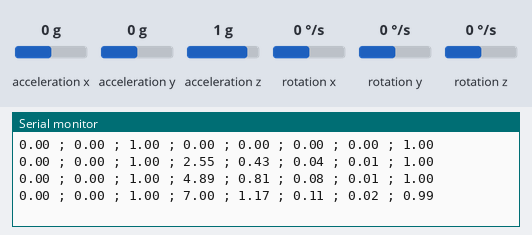
Simulated run of this sketch. Board: Arduino Uno, built with avr-gcc and run on an emulated ATmega328P. Shown: the last lines printed to the serial monitor. Wiring (inferred from the names in the program): ADXL345 accelerometer at I2C address 0x53; ITG-3200 gyroscope at I2C address 0x68. The inputs (shaded band) are chosen by the test bench; at power-on: acceleration z 1 g, acceleration x 0 g, acceleration y 0 g, rotation x 0 °/s, rotation y 0 °/s, rotation z 0 °/s.

Above: at 1.2 s.
1.3 s: acceleration z set to 0 g
At 1.75 s:
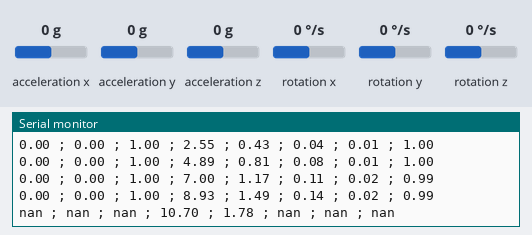
3.3 s: acceleration x set to -1.4 g
At 3.57 s:
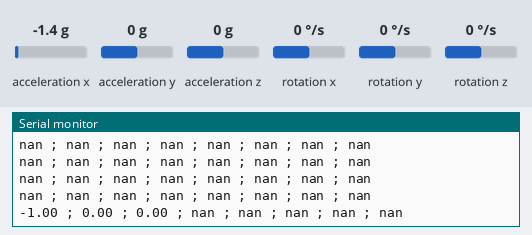
5.4 s: acceleration y set to -1.4 g
At 5.4 s:
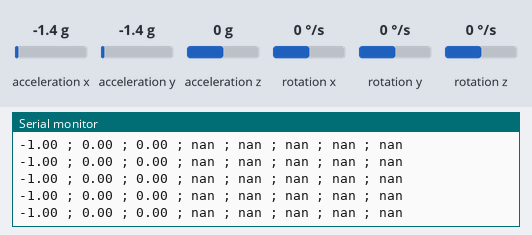

Measured:
- after the input at 1.3 s, the serial monitor: prints a new line after 0.24 s (image 1)
- after the input at 3.3 s, the serial monitor: prints a new line after 0.07 s (image 2)

The sketch:

Test_6DOF_sensor.ino
```cpp
#include <Wire.h> //I2C library

//Accelerometer ADXL345 parameters
#define ACC 0x53  //ADXL address
#define ACC_POWER_CTL 0x2D
#define ACC_REG_ADDRESS 0x32 //first axis-acceleration-data register on the ADXL245
#define ACC_TO_READ 6 //number of bytes to be read each time (2 bytes each axis)

//Gyroscope ITG3200 parameters
#define GYRO 0x68 //ITG3200 address
#define G_SMPLRT_DIV 0x15
#define G_DLPF_FS 0x16
#define G_INT_CFG 0x17
#define G_PWR_MGM 0x3E
#define G_REG_ADDRESS 0x1B
#define G_TO_READ 8 //number of bytes to be read each time (2 bytes each axis)

// offsets are chip specific.
int g_offx = 120;
int g_offy = 20;
int g_offz = 93;

boolean firstSample = true;

float RwAcc[3];  //projection of normalized gravitation force vector on x/y/z axis, as measured by accelerometer
float Gyro_ds[3]; //Gyro readings
float RwGyro[3];        //Rw obtained from last estimated value and gyro movement
float Awz[2];           //angles between projection of R on XZ/YZ plane and Z axis (deg)
float RwEst[3];

int lastTime = 0;
int interval = 0;
float wGyro = 10.0;

//initializes the Accelerometer
 /*****************************************
  * ADXL345
  * WAKE_UP set, with 8Hz frequency
  * AUTO_SLEEP set and MEASURE set.
  ******************************************/
void initAccelerometer() {
  byte val;
  Wire.beginTransmission(ACC); //start transmission to ACC
  Wire.write(ACC_POWER_CTL);        // send register address
  val = 0;
  Wire.write(val);
  Wire.endTransmission();
  Wire.beginTransmission(ACC); //start transmission to ACC
  Wire.write(ACC_POWER_CTL);        // send register address
  val = 8;
  Wire.write(val);
  Wire.endTransmission();
}

/**************************************
  Accelerometer ADXL345 I2C
  registers:
  x axis MSB = 32, x axis LSB = 33
  y axis MSB = 34, y axis LSB = 35
  z axis MSB = 36, z axis LSB = 37
  *************************************/
void getAccelerometerData(int *result) {
  byte buff[ACC_TO_READ];
  Wire.beginTransmission(ACC); //start transmission to ACC
  Wire.write(ACC_REG_ADDRESS);        //sends address to read from
  Wire.endTransmission(); //end transmission

  Wire.beginTransmission(ACC); //start transmission to ACC
  Wire.requestFrom(ACC, ACC_TO_READ);    // request 6 bytes from ACC

  int i = 0;
  while(Wire.available())    //ACC may send less than requested (abnormal)
  {
    buff[i] = Wire.read(); // receive a byte
    i++;
  }
  Wire.endTransmission(); //end transmission
  result[0] = (( buff[1] << 8) | buff[0]);
  result[1] = (( buff[3] << 8) | buff[2]);
  result[2] = (( buff[5] << 8) | buff[4]);
}

void rawAccToG(int *raw, float * RwAcc) {
  RwAcc[0] = ( (float) raw[0]) / 256.0;
  RwAcc[1] = ( (float) raw[1]) / 256.0;
  RwAcc[2] = ( (float) raw[2]) / 256.0;
}

//initializes the gyroscope
 /*****************************************
  * ITG 3200
  * power management set to:
  * clock select = internal oscillator
  *     no reset, no sleep mode
  *   no standby mode
  * sample rate to = 125Hz
  * parameter to +/- 2000 degrees/sec
  * low pass filter = 5Hz
  * no interrupt
  ******************************************/
void initGyroscope()
{
  byte val;
  Wire.beginTransmission(GYRO); //start transmission to ACC
  Wire.write(G_PWR_MGM);        // send register address
  val = 0x00;
  Wire.write(val);
  Wire.endTransmission();
  Wire.beginTransmission(GYRO); //start transmission to ACC
  Wire.write(G_SMPLRT_DIV);        // send register address
  val = 0x07;
  Wire.write(val);
  Wire.endTransmission();
  Wire.beginTransmission(GYRO); //start transmission to ACC
  Wire.write(G_DLPF_FS);        // send register address
  val = 0x1E;
  Wire.write(val);
  Wire.endTransmission();
Wire.beginTransmission(GYRO); //start transmission to ACC
  Wire.write(G_INT_CFG);        // send register address
  val = 0x00;
  Wire.write(val);
  Wire.endTransmission();
}

/**************************************
  Gyro ITG-3200 I2C
  registers:
  temp MSB = 1B, temp LSB = 1C
  x axis MSB = 1D, x axis LSB = 1E
  y axis MSB = 1F, y axis LSB = 20
  z axis MSB = 21, z axis LSB = 22
  *************************************/
void getGyroscopeData(int * result)
{
  byte buffer[G_TO_READ];
  Wire.beginTransmission(GYRO); //start transmission to ACC
  Wire.write(G_REG_ADDRESS);        //sends address to read from
  Wire.endTransmission(); //end transmission

  Wire.beginTransmission(GYRO); //start transmission to ACC
  Wire.requestFrom(GYRO, G_TO_READ);    // request 6 bytes from ACC

  int i = 0;
  while(Wire.available())    //ACC may send less than requested (abnormal)
  {
    buffer[i] = Wire.read(); // receive a byte
    i++;
  }
  Wire.endTransmission(); //end transmission
  result[0] = ( (buffer[2] << 8) | buffer[3]) + g_offx;
  result[1] = ( (buffer[4] << 8) | buffer[5]) + g_offy;
  result[2] = ( (buffer[6] << 8) | buffer[7]) + g_offz;
  result[3] = ( (buffer[0] << 8) | buffer[1]);
}

//convert raw readings to degrees/sec
void rawGyroToDegsec(int *raw, float *gyro_ds)
{
  gyro_ds[0] = ( (float) raw[0]) / 14.375;
  gyro_ds[1] = ( (float) raw[1]) / 14.375;
  gyro_ds[2] = ( (float) raw[2]) / 14.375;
}

void normalize3DVec(float * vector) {
  float R;
  R = sqrt(vector[0]*vector[0] + vector[1]*vector[1] + vector[2]*vector[2]);
  vector[0] /= R;
  vector[1] /= R;
  vector[2] /= R;
}


float squared(float x){
  return x*x;
}


void getInclination() {
  int w = 0;
  float tmpf = 0.0;
  int currentTime, signRzGyro;


  currentTime = millis();
  interval = currentTime - lastTime;
  lastTime = currentTime;

  if (firstSample) { // the NaN check is used to wait for good data from the Arduino
    for(w=0;w<=2;w++) {
      RwEst[w] = RwAcc[w];    //initialize with accelerometer readings
    }
  }
  else{
    //evaluate RwGyro vector
    if(abs(RwEst[2]) < 0.1) {
      //Rz is too small and because it is used as reference for computing Axz, Ayz it's error fluctuations will amplify leading to bad results
      //in this case skip the gyro data and just use previous estimate
      for(w=0;w<=2;w++) {
        RwGyro[w] = RwEst[w];
      }
    }
    else {
      //get angles between projection of R on ZX/ZY plane and Z axis, based on last RwEst
      for(w=0;w<=1;w++){
        tmpf = Gyro_ds[w];                        //get current gyro rate in deg/s
        tmpf *= interval / 1000.0f;                     //get angle change in deg
        Awz[w] = atan2(RwEst[w],RwEst[2]) * 180 / PI;   //get angle and convert to degrees
        Awz[w] += tmpf;             //get updated angle according to gyro movement
      }

      //estimate sign of RzGyro by looking in what qudrant the angle Axz is,
      //RzGyro is pozitive if  Axz in range -90 ..90 => cos(Awz) >= 0
      signRzGyro = ( cos(Awz[0] * PI / 180) >=0 ) ? 1 : -1;

      //reverse calculation of RwGyro from Awz angles, for formulas deductions see  http://starlino.com/imu_guide.html
      for(w=0;w<=1;w++){
        RwGyro[0] = sin(Awz[0] * PI / 180);
        RwGyro[0] /= sqrt( 1 + squared(cos(Awz[0] * PI / 180)) * squared(tan(Awz[1] * PI / 180)) );
        RwGyro[1] = sin(Awz[1] * PI / 180);
        RwGyro[1] /= sqrt( 1 + squared(cos(Awz[1] * PI / 180)) * squared(tan(Awz[0] * PI / 180)) );
      }
      RwGyro[2] = signRzGyro * sqrt(1 - squared(RwGyro[0]) - squared(RwGyro[1]));
    }

    //combine Accelerometer and gyro readings
    for(w=0;w<=2;w++) RwEst[w] = (RwAcc[w] + wGyro * RwGyro[w]) / (1 + wGyro);

    normalize3DVec(RwEst);
  }

  firstSample = false;
}

void setup()
{
  Serial.begin(19200);
  Wire.begin();
  initAccelerometer();
  initGyroscope();
}

void loop()
{
  if(!Serial.available())
  {
    int acc[3];
    int gyro[4];

    getAccelerometerData(acc);
    rawAccToG(acc, RwAcc);
    normalize3DVec(RwAcc);
    getGyroscopeData(gyro);
    rawGyroToDegsec(gyro, Gyro_ds);
    getInclination();
    //Serial.print(Gyro_ds[0]);
    //Serial.print(" ; ");
    //Serial.print(Gyro_ds[1]);
    //Serial.print(" ; ");
    //Serial.print(Gyro_ds[2]);
    //Serial.print(" ; ");
    Serial.print(RwAcc[0]);
    Serial.print(" ; ");
    Serial.print(RwAcc[1]);
    Serial.print(" ; ");
    Serial.print(RwAcc[2]);
    Serial.print(" ; ");
    Serial.print(Awz[0]);
    Serial.print(" ; ");
    Serial.print(Awz[1]);
    Serial.print(" ; ");
    Serial.print(RwEst[0]);
    Serial.print(" ; ");
    Serial.print(RwEst[1]);
    Serial.print(" ; ");
    Serial.print(RwEst[2]);
    Serial.println();
    delay(300);
  }
}


//---------------- Functions
//Writes val to address register on ACC
void writeTo(int DEVICE, byte address, byte val) {
   Wire.beginTransmission(DEVICE); //start transmission to ACC
   Wire.write(address);        // send register address
   Wire.write(val);        // send value to write
   Wire.endTransmission(); //end transmission
}


//reads num bytes starting from address register on ACC in to buff array
void readFrom(int DEVICE, byte address, int num, byte buff[]) {
  Wire.beginTransmission(DEVICE); //start transmission to ACC
  Wire.write(address);        //sends address to read from
  Wire.endTransmission(); //end transmission

  Wire.beginTransmission(DEVICE); //start transmission to ACC
  Wire.requestFrom(DEVICE, num);    // request 6 bytes from ACC

  int i = 0;
  while(Wire.available())    //ACC may send less than requested (abnormal)
  {
    buff[i] = Wire.read(); // receive a byte
    i++;
  }
  Wire.endTransmission(); //end transmission
}
```
